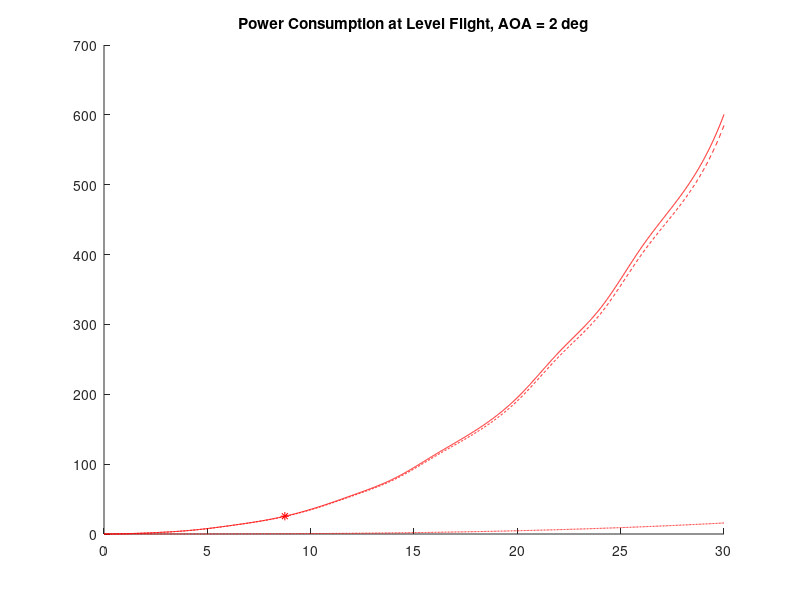

Write MATLAB code to recreate this figure.
V_max = 30;
V_min = 0;

% AERODYNAMIC PARAMETERS XFLR5
% AoA set to 2 deg
% Cl = 0.815;
A_ref_w = 1.768;      % reference area m^2
lvl_v_min = 8.76;     % minimum speed for level flight 
V_step = 0.01;

% coefficents corespond to 2m/s steps from 0 m/s - 30 m/s
Cd_wing = [0.000,0.156,0.068,0.049,...
    0.037,0.032,0.029,0.026,0.025,0.023,...
    0.022,0.022,0.021,0.021,0.020,0.020]; 

% AERO DYNAMIC PARAMETERS OPEN ROCKET
% surface roughness Rs = 60 uF
a = 343; % sea level
d_ref = 0.09;
A_ref_b = pi * (d_ref/2)^2;

% One to one correspondance between Mach and coefficents
Mach = [0,0.01,0.02,0.04,0.05,0.06,0.07,0.08,0.1]; 
Cd_fuse = [0.48,0.20,0.17,0.15,0.15,0.15,0.15,0.15,0.15];

% DRAG FROM WING
velocity_w = (V_min:2:V_max); % m/s
rho = 1.225;       % air density kg/m^3
F_w = (1/2*A_ref_w*rho)*Cd_wing.*velocity_w.^2;

% DRAG FROM BODY
velocity_b = Mach.*a; % m/s
F_b = (1/2*A_ref_b*rho)*Cd_fuse.*velocity_b.^2;

% INTERPOLATING
velocity = (V_min:V_step:V_max);
F_w_interp = interp1(velocity_w,F_w,velocity, 'spline');
F_b_interp = interp1(velocity_b,F_b,velocity, 'spline');

F = F_w_interp + F_b_interp;

total_P = velocity.*F;
wing_P = velocity.*F_w_interp;
body_P = velocity.*F_b_interp;

lvl_ii = lvl_v_min/V_step;

figure(1)
hold on

p_Luke=plot(velocity,total_P,'r',velocity,wing_P,'r--',velocity,body_P,'r-.');
plot(velocity(lvl_ii),total_P(lvl_ii),'r*')

title('Power Consumption at Level Flight, AOA = 2 deg');


hold off

